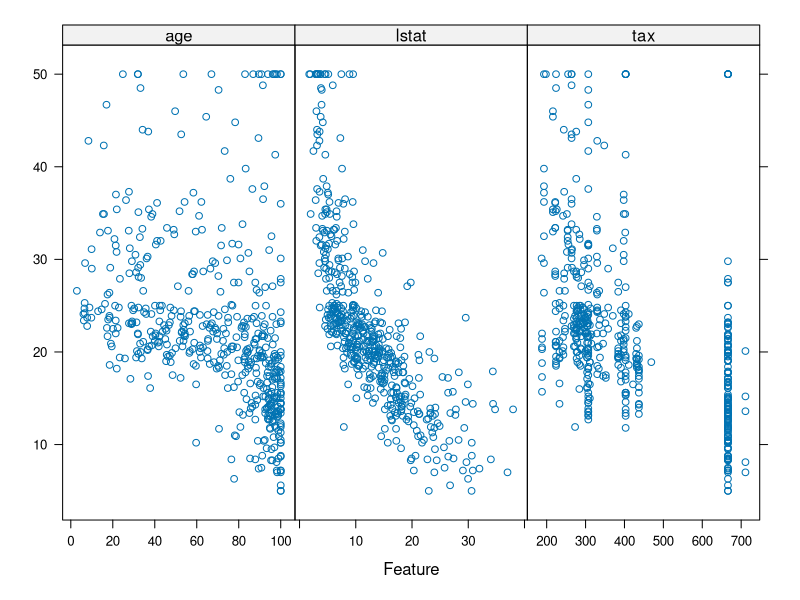
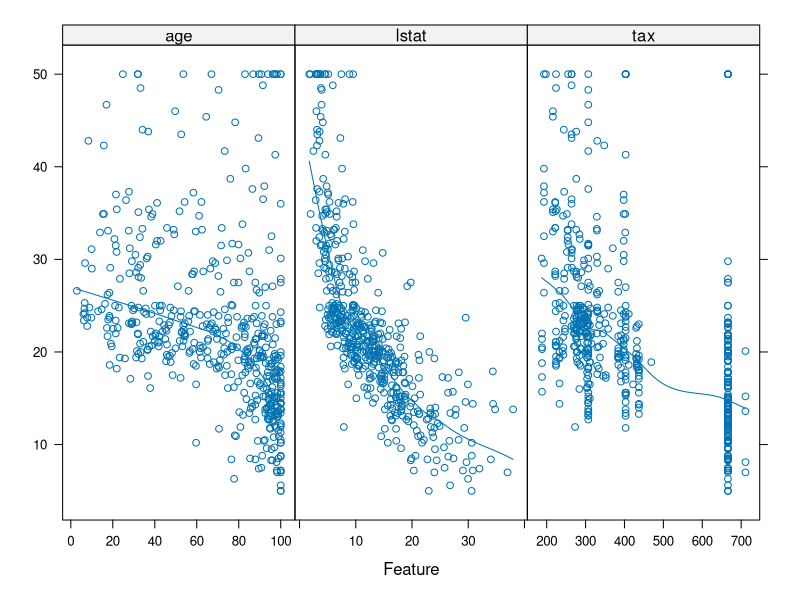
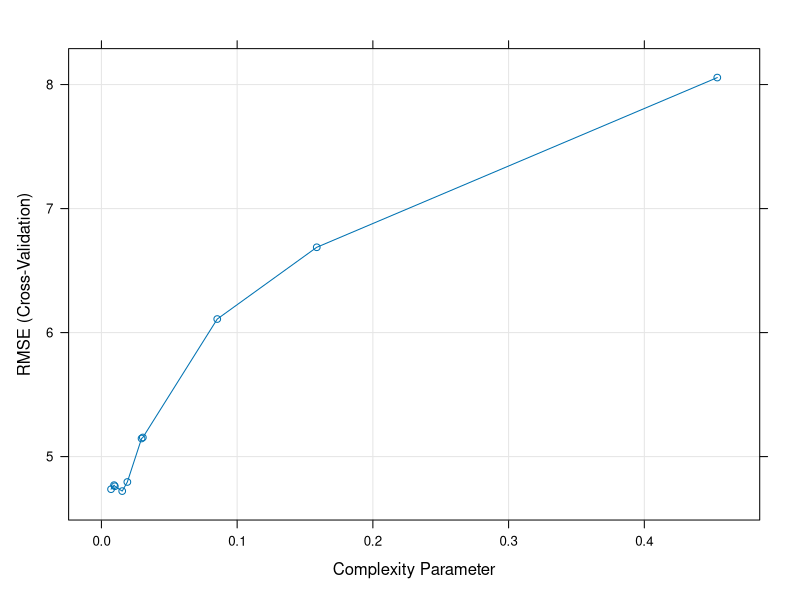
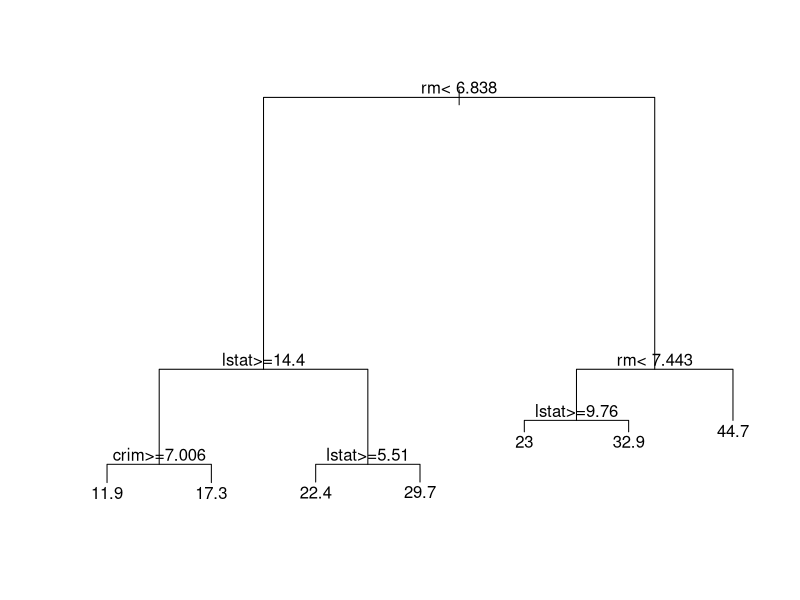
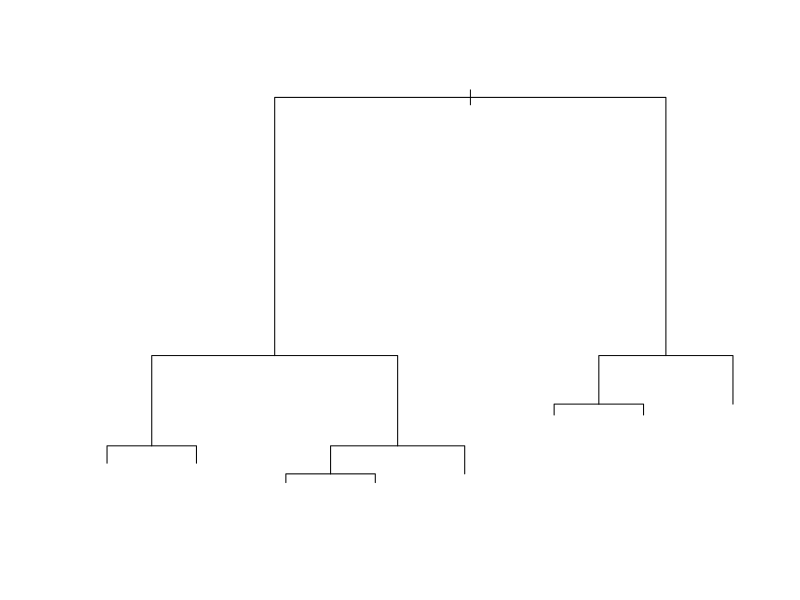
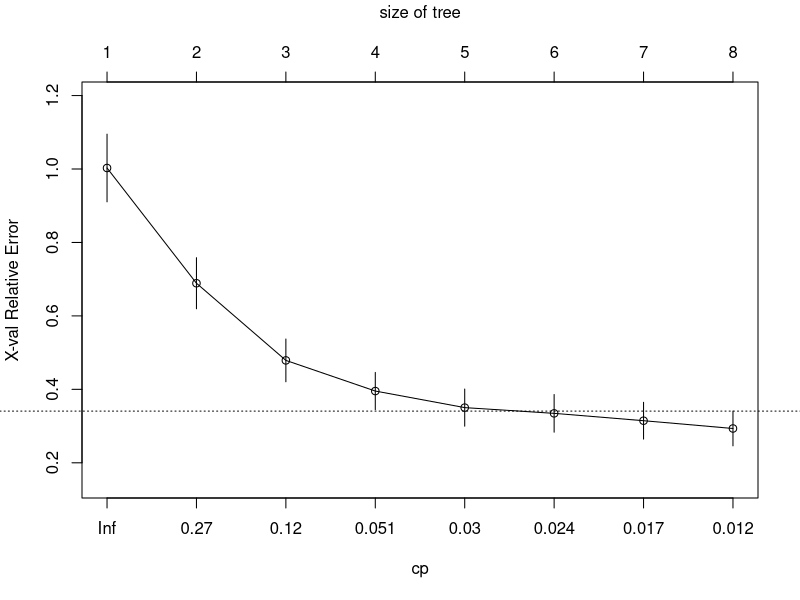

These charts were generated, in order, by the following R code:
## Regression tree example
## from http://www.sthda.com/english/articles/35-statistical-machine-learning-essentials/141-cart-model-decision-tree-essentials/


library(tidyverse)
library(caret)
library(rpart)
#library(AppliedPredictiveModeling)
library(mlbench)

# load Boston house price data from MASS package
data("Boston", package = 'MASS')
str(Boston)

# inspect the data
sample_n(Boston, 3)

# visualization
# from caret book topepo.github.io/caret/visualizations.html
# scatter plots
regVar <- c("age", "lstat", "tax")
str(Boston[, regVar])


theme1 <- trellis.par.get()
theme1$plot.symbol$col = rgb(0.2, 0.2, 0.2, 0.4)
theme1$plot.symbol$pch = 16
theme1$plot.line$col = rgb(1, 0, 0, 0.7)
theme1$plot.line$lwd <- 2

featurePlot(x = Boston[, regVar],
            y = Boston$medv,
            plot = "scatter",
            layout = c(3,1))

# add smoother
featurePlot(x = Boston[, regVar],
            y = Boston$medv,
            plot = "scatter",
            type = c("p", "smooth"),
            span = 0.5,
            layout = c(3,1))

# split the data into training and test set
set.seed(123)

training.samples <- Boston$medv %>% 
  createDataPartition(p = 0.8, list = FALSE)

train.data <- Boston[training.samples, ]
test.data <- Boston[-training.samples, ]

# Fit the model on the training set
# the best complexity parameter (cp) value is the one that minimizes the prediction error RMSE room mean sq error
# RMSE = mean((observeds - predicteds)^2) %>% sqrt()
set.seed(123)
model <- train(medv ~ ., data = train.data, method = "rpart",
               trControl = trainControl("cv", number = 10),
               tuneLength = 10)

# plot model error vs different values of cp
plot(model)

# Print the best tuning parameter cp that minimizes the model RMSE
model$bestTune

# Plot the final tree model
par(xpd = NA)
plot(model$finalModel)
text(model$finalModel, digits = 3)

# Decision rules in the model
model$finalModel

# Make predictions on the test data
predictions <-  model %>% predict(test.data)
head(predictions)

# Compute the prediction error RMSE
RMSE(predictions, test.data$medv)

mean(predictions == test.data$medv)

# tree with rpart https://www.r-bloggers.com/2021/04/decision-trees-in-r/
set.seed(1234)

tree <- rpart(medv ~ ., data = train.data)
plot(tree)
printcp(tree)
plotcp(tree)
